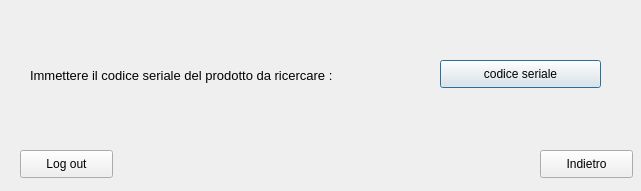
<?xml version="1.0" encoding="UTF-8"?>
<ui version="4.0">
 <class>Dialog</class>
 <widget class="QDialog" name="Dialog">
  <property name="geometry">
   <rect>
    <x>0</x>
    <y>0</y>
    <width>641</width>
    <height>191</height>
   </rect>
  </property>
  <property name="windowTitle">
   <string>Gestione Magazzino</string>
  </property>
  <widget class="QLabel" name="label">
   <property name="geometry">
    <rect>
     <x>30</x>
     <y>60</y>
     <width>411</width>
     <height>31</height>
    </rect>
   </property>
   <property name="font">
    <font>
     <pointsize>10</pointsize>
    </font>
   </property>
   <property name="text">
    <string>Immettere il codice seriale del prodotto da ricercare :</string>
   </property>
  </widget>
  <widget class="QPushButton" name="pushButton">
   <property name="geometry">
    <rect>
     <x>440</x>
     <y>60</y>
     <width>161</width>
     <height>28</height>
    </rect>
   </property>
   <property name="text">
    <string>codice seriale</string>
   </property>
  </widget>
  <widget class="QPushButton" name="pushButton_2">
   <property name="geometry">
    <rect>
     <x>540</x>
     <y>150</y>
     <width>93</width>
     <height>28</height>
    </rect>
   </property>
   <property name="text">
    <string>Indietro</string>
   </property>
  </widget>
  <widget class="QPushButton" name="pushButton_3">
   <property name="geometry">
    <rect>
     <x>20</x>
     <y>150</y>
     <width>93</width>
     <height>28</height>
    </rect>
   </property>
   <property name="text">
    <string>Log out</string>
   </property>
  </widget>
 </widget>
 <resources/>
 <connections/>
</ui>
